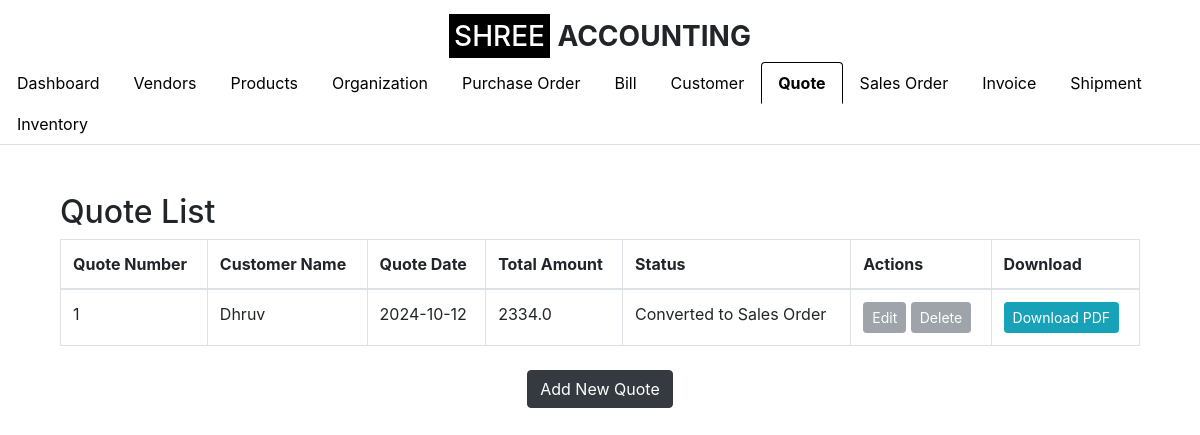
Page /quote (signed in) on the earlier database version.
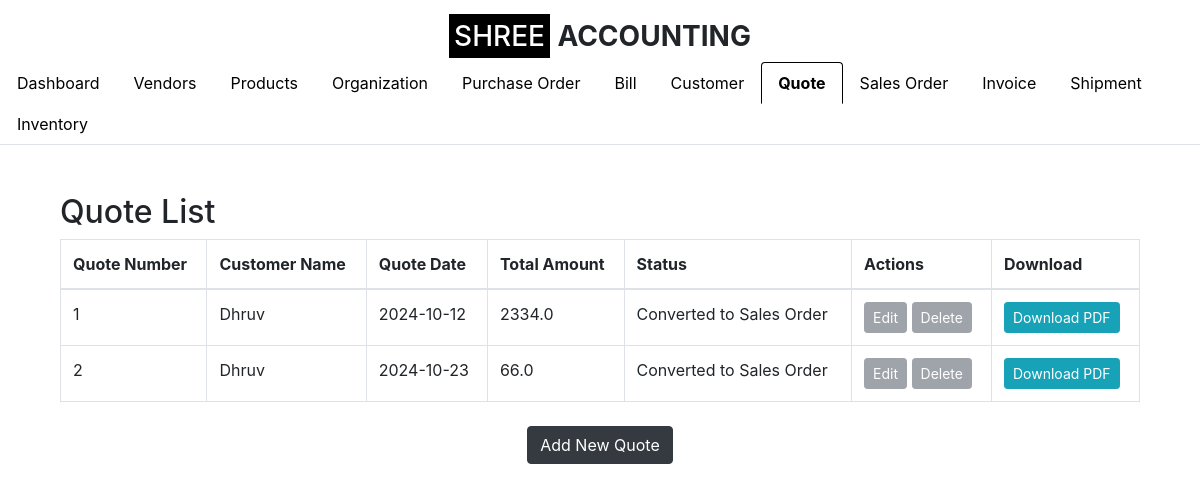
Same page on the later database version.
### app.py (models this page shows, shortened)
class Quote(db.Model):
    __tablename__ = 'quote'
    id = db.Column(db.Integer, primary_key=True)
    quote_number = db.Column(db.String(50), nullable=False, unique=True)
    customer_id = db.Column(db.Integer, db.ForeignKey('customer.id'), nullable=False)
    quote_date = db.Column(db.Date, nullable=False)
    total_amount = db.Column(db.Float, nullable=False)
    status = db.Column(db.String(50), nullable=False, default='Draft')
    organization_id = db.Column(db.Integer, db.ForeignKey('setup_organization.id'), nullable=False)
    customer = db.relationship('Customer', backref=db.backref('quotes', lazy=True))
    organization = db.relationship('SetupOrganization', backref=db.backref('quotes', lazy=True))
    line_items = db.relationship('QuoteLineItem', backref='quote_ref', lazy=True, cascade="all, delete-orphan")

class Customer(db.Model):
    id = db.Column(db.Integer, primary_key=True)
    customer_name = db.Column(db.String(100), nullable=False)
    company_name = db.Column(db.String(100), nullable=False)
    email_id = db.Column(db.String(100), nullable=False)
    phone_number = db.Column(db.String(15), nullable=False)
    address = db.Column(db.String(255), nullable=False)
    gst_number = db.Column(db.String(15), nullable=True)  # GST Number is optional
    organization_id = db.Column(db.Integer, db.ForeignKey('organization.id'), nullable=False)
    organization = db.relationship('Organization', backref=db.backref('customers', lazy=True))

### app.py (the view)
    def wrap(*args, **kwargs):
        if 'logged_in' in session:
            return f(*args, **kwargs)
        else:
            flash('Please log in first.', 'warning')
            return redirect(url_for('login'))

### app.py (called while the page is built)
def login_required(f):
    def wrap(*args, **kwargs):
        if 'logged_in' in session:
            return f(*args, **kwargs)
        else:
            flash('Please log in first.', 'warning')
            return redirect(url_for('login'))
    wrap.__name__ = f.__name__
    return wrap

@app.route('/quote')
@login_required
def quote_list():
    organization_id = session.get('organization_id')
    quotes = Quote.query.filter(Quote.organization_id == organization_id).all()
    quotes_with_sales_order = {}
    for quote in quotes:
        quotes_with_sales_order[quote.id] = quote.status == 'Converted to Sales Order'
    return render_template('quote_list.html', quotes=quotes, quotes_with_sales_order=quotes_with_sales_order, show_logo=True, active_tab='quote')

### templates/quote_list.html (shortened to what this page needs)
{% extends "base.html" %}
{% block content %}
<div class="container mt-5">
    <h2>Quote List</h2>
    <table class="table table-bordered">
        <thead>
            <tr>
                <th>Quote Number</th>
                <th>Customer Name</th>
                <th>Quote Date</th>
                <th>Total Amount</th>
                <th>Status</th>
                <th>Actions</th>
                <th>Download</th>
            </tr>
        </thead>
        <tbody>
            {% for quote in quotes %}
            <tr>
                <td>{{ quote.quote_number }}</td>
                <td>{{ quote.customer.customer_name }}</td>
                <td>{{ quote.quote_date }}</td>
                <td>{{ quote.total_amount }}</td>
                <td>{{ quote.status }}</td>
                <td>
                    {% if quote.status != 'Converted to Sales Order' %}
                        <a href="{{ url_for('edit_quote', quote_id=quote.id) }}" class="btn btn-warning btn-sm">Edit</a>
                        <form action="{{ url_for('delete_quote', quote_id=quote.id) }}" method="POST" style="display:inline-block;">
                            <input type="hidden" name="csrf_token" value="{{ csrf_token() }}">
                            <button type="submit" class="btn btn-danger btn-sm" onclick="return confirm('Are you sure you want to delete this quote?')">Delete</button>
                        </form>
                    {% else %}
                        <button class="btn btn-secondary btn-sm" disabled>Edit</button>
                        <button class="btn btn-secondary btn-sm" disabled>Delete</button>
                    {% endif %}
                </td>
                <td>
                    <a href="{{ url_for('generate_quote_pdf', quote_id=quote.id) }}" class="btn btn-info btn-sm">Download PDF</a>
                </td>
            </tr>
            {% endfor %}
        </tbody>
    </table>
    <div class="text-center mt-4">
        <a href="{{ url_for('create_quote') }}" class="btn btn-dark">Add New Quote</a>
    </div>
</div>
{% endblock %}

Differences in the rows shown:
added Quote: quote_number "2", customer.customer_name "Dhruv", quote_date "2024-10-23", total_amount "66.0", status "Converted to Sales Order", shows "Edit"
